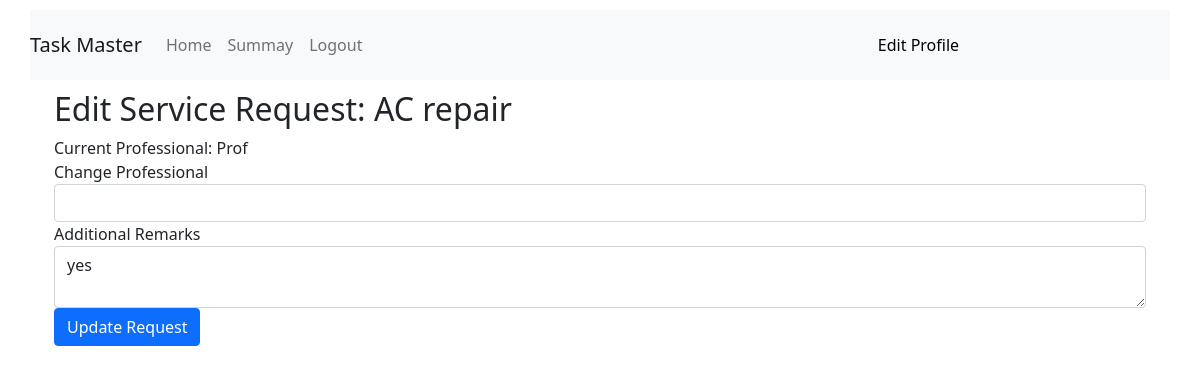
The app's page /costumer_dashboard/edit_request/1, older data.
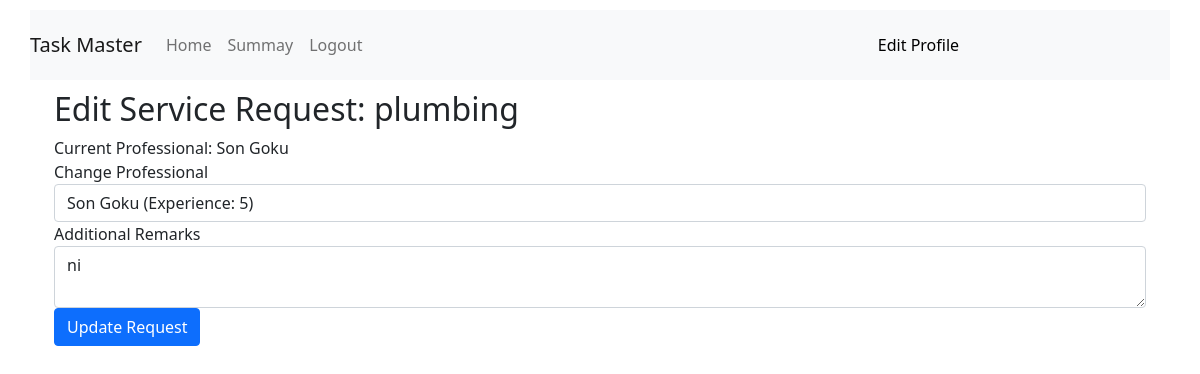
The same page, newer data.
### backend/models.py (models this page shows)
class Service(db.Model):
    __tablename__="service"
    id=db.Column(db.Integer,primary_key=True)
    name=db.Column(db.String,nullable=False)
    price=db.Column(db.String,nullable=False)
    time_required=db.Column(db.String,nullable=False)
    Description=db.Column(db.String)
    Service_request=db.relationship("Service_request",backref="service",lazy=True)

class Professional(db.Model):
    __tablename__="professional"
    id=db.Column(db.Integer,primary_key=True)
    email=db.Column(db.String,nullable=False,unique=True)
    full_name=db.Column(db.String,nullable=False)
    password=db.Column(db.String,nullable=False)
    service=db.Column(db.String,nullable=False)
    experience=db.Column(db.String,nullable=False)
    pincode=db.Column(db.String,nullable=False)
    Description=db.Column(db.String,nullable=False)
    is_approved = db.Column(db.Boolean, default=False)
    is_rejected= db.Column(db.Boolean, default=False)
    is_active=db.Column(db.Boolean, default=True)
    role=db.Column(db.Integer,nullable=False,default=2)
    Service_request=db.relationship("Service_request",backref="professional",lazy=True)

class Service_request(db.Model):
    __tablename__="service_request"
    id=db.Column(db.Integer,primary_key=True)
    service_id=db.Column(db.Integer,db.ForeignKey("service.id"),nullable=False)
    costumer_id=db.Column(db.Integer,db.ForeignKey("costumer.id"),nullable=False)
    professional_id=db.Column(db.Integer,db.ForeignKey("professional.id"),nullable=False)
    date_of_request=db.Column(db.Date,nullable=False)
    preferred_date=db.Column(db.Date)
    date_of_completion=db.Column(db.Date)
    status=db.Column(db.String,nullable=False,default='Requested')
    remarks=db.Column(db.String)
    rating=db.Column(db.Integer)
    review=db.Column(db.String)

### backend/controllers.py (the view)
@app.route('/costumer_dashboard/edit_request/<int:request_id>', methods=['GET', 'POST'])
def edit_request(request_id):
    service_request = Service_request.query.get(request_id)
    if request.method == 'POST':
        service_request.professional_id = request.form.get('professional_id')
        service_request.remarks = request.form.get('remarks')
        db.session.commit()
        flash('Service request updated successfully')
        return redirect(url_for('costumer_dashboard'))
    professionals = Professional.query.filter_by(service=service_request.service.name, is_approved=True, is_active=True).all()
    return render_template('/costumer/edit_service_request.html', service_request=service_request, professionals=professionals)

### templates/costumer/edit_service_request.html (shortened to what this page needs)
{% extends 'layout2.html' %}
{% block content %}
<div class="container">
    <h2>Edit Service Request: {{ service_request.service.name }}</h2>
    <form action="{{ url_for('edit_request', request_id=service_request.id) }}" method="POST">
        <div class="form-group">
            <label>Current Professional: {{ service_request.professional.full_name }}</label>
        </div>
        <div class="form-group">
            <label for="professional_id">Change Professional</label>
            <select name="professional_id" class="form-control" required>
                {% for professional in professionals %}
                <option value="{{ professional.id }}"
                    {% if professional.id == service_request.professional_id %}selected{% endif %}>
                    {{ professional.full_name }} (Experience: {{ professional.experience }})
                </option>
                {% endfor %}
            </select>
        </div>
        <div class="form-group">
            <label for="remarks">Additional Remarks</label>
            <textarea name="remarks" class="form-control">{{ service_request.remarks }}</textarea>
        </div>
        <button type="submit" class="btn btn-primary">Update Request</button>
    </form>
</div>
{% endblock %}

Row changes from the older to the newer data that the page shows:
no longer on this page (row edited): Service: service.name "AC repair"
added Service: service.name "plumbing"
changed Professional: professional.full_name "Prof" → "Son Goku"
changed Service_request: professional_id (not shown) → "Son Goku (Experience: 5)"; remarks "yes" → "ni"
